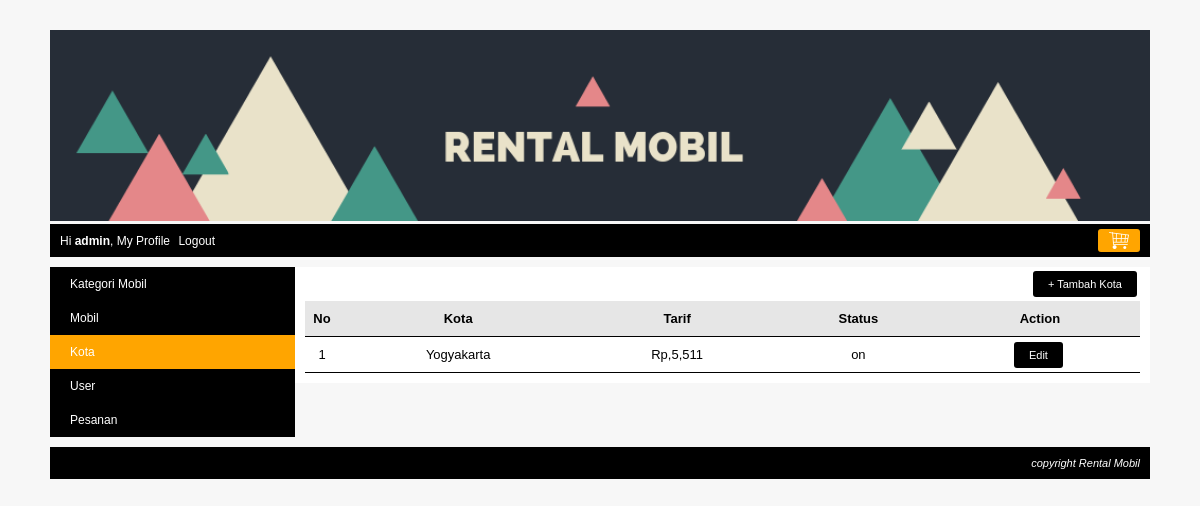
The page /index.php?page=my_profile&module=kota&action=list (signed in) on the database its author committed.
### tables this page shows
CREATE TABLE `kota` (
  `kota_id` int(10) NOT NULL,
  `kota` varchar(150) NOT NULL,
  `tarif` int(10) NOT NULL,
  `status` enum('on','off') NOT NULL
);

### function/helper.php (called while the page is built, shortened)
<?php
	function rupiah($nilai = 0){
		$string = "Rp,". number_format($nilai);
		return $string;
	}

### module/kota/list.php (the view)
<div id="frame-tambah">
	<a class="tombol-action" href="<?php echo BASE_URL."index.php?page=my_profile&module=kota&action=form"; ?>">+ Tambah Kota</a>
</div>
<?php
	$queryKota = mysqli_query($koneksi, "SELECT * FROM kota ORDER BY kota ASC");
	if(mysqli_num_rows($queryKota) == 0){
		echo "<h3>Saat ini belum ada nama kota yang didalam database.</h3>";
	}
	else{
		echo "<table class='table-list'>";
			echo "<tr class='baris-title'>
					<th class='kolom-nomor'>No</th>
					<th class='kiri'>Kota</th>
					<th class='kiri'>Tarif</th>
					<th class='tengah'>Status</th>
					<th class='tengah'>Action</th>
				 </tr>";
			$no = 1;
			while($rowKota=mysqli_fetch_assoc($queryKota)){
				echo "<tr>
						<td class='kolom-nomor'>$no</td>
						<td>$rowKota[kota]</td>
						<td>".rupiah($rowKota['tarif'])."</td>
						<td class='tengah'>$rowKota[status]</td>
						<td class='tengah'>
							<a class='tombol-action' href='".BASE_URL."index.php?page=my_profile&module=kota&action=form&kota_id=$rowKota[kota_id]"."'>Edit</a>
						</td>
					 </tr>";
				$no++;
			}
		echo "</table>";
	}
?>

### css/style1.css (style rules this page uses)
body { font-family:arial; font-size:12px; color:black; background:#F7F7F7; margin:0px; }
.table-list { width: 100%; border-collapse: collapse; }
.table-list tr { border-bottom: 1px solid black; }
.table-list tr.baris-title { background: #E6E6E6; }
.table-list tr th, .table-list tr td { padding: 10px 7px; font-size:13px; text-align: center; }
.kolom-nomor { width: 20px; text-align: center; }
.kiri { text-align: left; font-size: 14-x; }
.tengah { text-align: center; }
#frame-tambah { margin-bottom: 10px; text-align: right; }
.tombol-action { background: black; color: white; padding: 7px 15px; border-radius: 3px; cursor: pointer; text-decoration: none; margin-right: 3px; font-size: 11px; }

### rows shown on the page
kota: kota "Yogyakarta", tarif "Rp,5,511", status "on"

### other values the page prints
$nama "admin"
